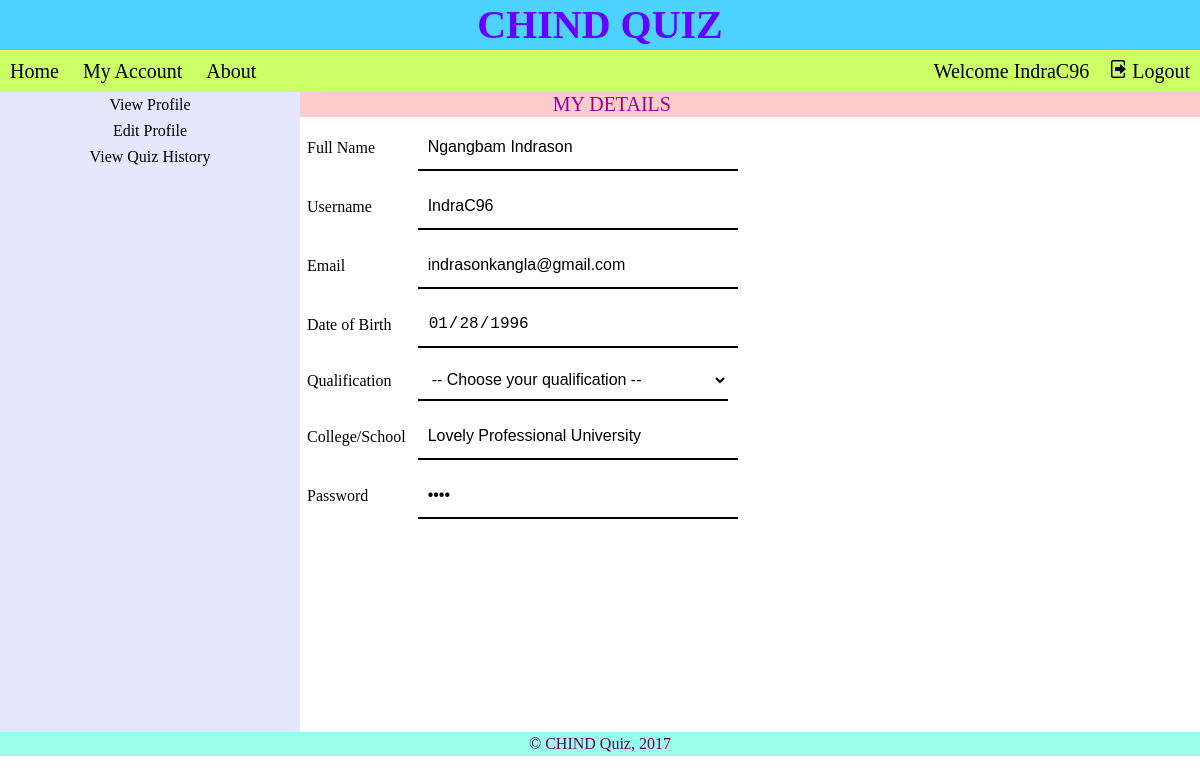
The app's page /profile.php (signed in) with its own data.
### tables this page shows
CREATE TABLE `users` (
  `id` int(11) NOT NULL,
  `fullname` varchar(50) DEFAULT NULL,
  `username` varchar(30) DEFAULT NULL,
  `email` varchar(50) DEFAULT NULL,
  `dob` varchar(10) DEFAULT NULL,
  `qualification` varchar(30) DEFAULT NULL,
  `college` varchar(50) DEFAULT NULL,
  `password` varchar(30) DEFAULT NULL
);

### profile.php (the view, shortened to what this page needs)
<?php
	require_once('includes/database.php');
	$nam = $_SESSION['uname'];
	$sql = "SELECT * FROM users WHERE username='$nam'";
	$run = mysqli_query($con, $sql);
	$data = mysqli_fetch_array($run);
?>
<!DOCTYPE html>
<html>
<head>
	<link rel="stylesheet" href="style/style.css">
</head>
<body>
	<header>
		CHIND QUIZ
	</header>
	<div id="menu">
		<ul>
			<a href="home.php"><li>Home</li></a>
			<a href="profile.php"><li>My Account</li></a>
			<a href="about.php"><li>About</li></a>
			<a href="includes/logout.php"><li class="right"><img src="images/logout.png" alt="logout">&nbsp;Logout</li></a>
			<li class="right user">Welcome <?php echo $_SESSION['uname']; ?></li>
		</ul>
	</div>
	<div class="nav">
		<ul>
			<span id="viewData"><li>View Profile</li></span>
			<span id="editData"><li>Edit Profile</li></span>
			<span id="viewMarks"><li>View Quiz History</li></span>
		</ul>
	</div>
	<section id="pro">
		<div id="lgsg">MY DETAILS</div>
		<table>
			<form method="post" action="includes/login.php">
					<tr>
						<td><label for="fname">Full Name</label></td>
						<td><input id="fname" type="text" name="fname" placeholder="Full Name" value="<?php echo $data['fullname']; ?>" readonly></td>
					</tr>
					<tr>
						<td><label for="unames">Username</label></td>
						<td><input id="unames" type="text" name="username" placeholder="Username" value="<?php echo $data['username']; ?>" readonly></td>
					</tr>
					<tr>
						<td><label for="email">Email</label></td>
						<td><input id="email" type="email" name="email" placeholder="Email" value="<?php echo $data['email']; ?>" readonly></td>
					</tr>
					<tr>
						<td><label for="dob">Date of Birth</label></td>
						<td><input id="dob" type="date" name="dob" placeholder="dd-mm-yyyy" pattern="[0-9]{2}-[0-9]{2}-[0-9]{4}" value="<?php echo $data['dob']; ?>" readonly></td>
					</tr>
					<tr>
						<td><label for="qual">Qualification</label></td>
						<td><select name="qual" style="width: 310px">
							<option value="">-- Choose your qualification --</option>
						</select></td>
					</tr>
					<tr>
						<td><label for="college">College/School</label></td>
						<td><input id="college" type="text" name="college" placeholder="College/School" value="<?php echo $data['college']; ?>" readonly></td>
					</tr>
					<tr>
						<td><label for="passs">Password</label></td>
						<td><input id="passs" type="password" name="password" placeholder="Password" value="<?php echo $data['password']; ?>" readonly></td>
					</tr>
					<tr>
						<td colspan="2"><center><button type="submit" name="update">Update</button></center></td>
					</tr>
				</form>
				</table>
	</section>
	<footer>&copy; CHIND Quiz, 2017</footer>
</body>
</html>

### style/style.css (style rules this page uses)
body { margin: 0; padding: 0; }
header { color: #6600ff; background-color: #4dd2ff; text-align: center; font-size:40px; line-height: 50px; height: 50px; font-weight: bolder; }
#lgsg { width: 100%; height: 25px; text-align: center; font-size: 20px; line-height: 25px; color: #990099; background-color: #ffcccc; }
table { border: 0; }
table tr td { padding: 5px; }
table tr td input { height: 25px; background-color: #e6b3ff; border-radius: 15px; }
#menu { height: 42px; width: 100%; background-color: #ccff66; position: relative; }
#menu ul, .nav ul { margin: 0; padding: 0; }
#menu ul li { list-style: none; display: inline-block; font-size: 20px; padding: 10px; }
#menu img { height: 18px; width: 18px; }
a { text-decoration: none; color: black; }
.right { float: right; }
.nav { width: 25%; background-color: #e6e6ff; float: left; height: 80vh; }
.nav ul li { list-style: none; padding: 4px 0px; text-align: center; }
#pro table tr td input, #pro table tr td select { background-color: transparent; width: 300px; border-style: none; border-radius: 0px; padding: 10px; border-bottom: 2px solid black; font-size: 16px; }
footer { color: #660066; background-color: #99ffeb; height: 24px; text-align: center; line-height: 24px; clear: both; }

### records on screen
users: fname "Ngangbam Indrason", username "IndraC96", email "indrasonkangla@gmail.com", dob "01/28/1996", college "Lovely Professional University"

### other values on screen
$_SESSION['uname'] "IndraC96"
